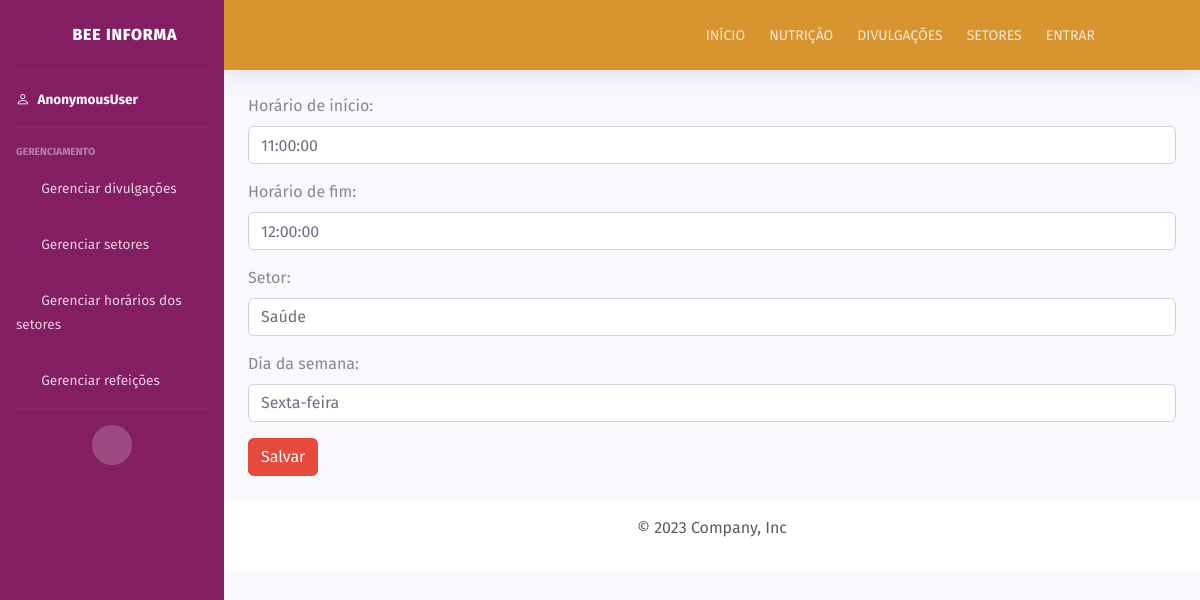
/atualizar/horario/setor/2, run on the app's committed database.
### servicos/models.py (models this page shows, shortened)
class HorarioSetor(models.Model):
    DIAS_SEMANA_CHOICES = (
        ("SEG", "Segunda-feira"),
        ("TER", "Terça-feira"),
        ("QUA", "Quarta-feira"),
        ("QUI", "Quinta-feira"),
        ("SEX", "Sexta-feira")
    )
    horario_inicio = models.TimeField(verbose_name="Horário de início", auto_now_add=False)
    horario_fim = models.TimeField(verbose_name="Horário de fim", auto_now_add=False)
    setor = models.ForeignKey(Setor, related_name="horario_do_setor", on_delete=models.SET_NULL, null=True)
    dia_semana = models.CharField(verbose_name="Dia da semana", choices=DIAS_SEMANA_CHOICES, max_length=3)
    class Meta:
        verbose_name = "Horário do setor"
        verbose_name_plural = "Horários dos setores"

### servicos/views.py (the view)
# urls.py: path('atualizar/horario/setor/<int:id>', views.horario_setor_update, name="horario-setor-update"),
def horario_setor_update(request, id):
    horario_setor = get_object_or_404(HorarioSetor, id=id)
    form = HorarioSetorForm(request.POST or None, instance=horario_setor)
    if (request.method == "POST"):
        if form.is_valid():
            form.save()
            return HttpResponseRedirect(reverse("admin-horario-setor-list"))
    return render(request, "setores/horarios/horario_setor_update.html", {'form': form})

### servicos/forms.py
class HorarioSetorForm(forms.ModelForm):
    class Meta:
        model = HorarioSetor
        fields = "__all__"
    def __init__(self, *args, **kwargs):
        super().__init__(*args, **kwargs)
        for field_name, field in self.fields.items():
            field.widget.attrs['class'] = 'form-control'
        self.fields['horario_inicio'].widget.attrs.update({'class': 'form-control mask-time'})
        self.fields['horario_fim'].widget.attrs.update({'class': 'form-control mask-time'})

### servicos/models.py (called while the page is built)
    def __str__(self):
        return self.nome

### servicos/templates/setores/horarios/horario_setor_update.html (shortened to what this page needs)
{% extends "tela_admin.html" %}
{% block 'conteudo' %}
    <form action="{% url 'horario-setor-update' form.instance.id %}" method="POST" class="container conteudo-corpo-admin" enctype="multipart/form-data">
        {{ form.as_p }}
        <button type="submit" class="btn btn-danger">Salvar</button>
    </form>
{% endblock 'conteudo' %}

### staticfiles/css/style.css (style rules this page uses)
body { font-family: 'Fira Sans', sans-serif; }
:root { --laranja: #E79F34; --laranja_claro: rgb(238, 233, 225); --amarelo: #F5C73E; --laranja_escuro: #d8942f; --branco: white; --roxo:#831E62; }

### staticfiles/css/sidebar.css (style rules this page uses)
:root { --laranja: #E79F34; --laranja_claro: rgb(238, 233, 225); --amarelo: #F5C73E; --laranja_escuro: #d8942f; --branco: white; --roxo:#831E62; }

### data on the page
HorarioSetor: horario_inicio "11:00:00", horario_fim "12:00:00", setor "Saúde", dia_semana "Sexta-feira"

### other printed values
{{ request.user }} "AnonymousUser"
